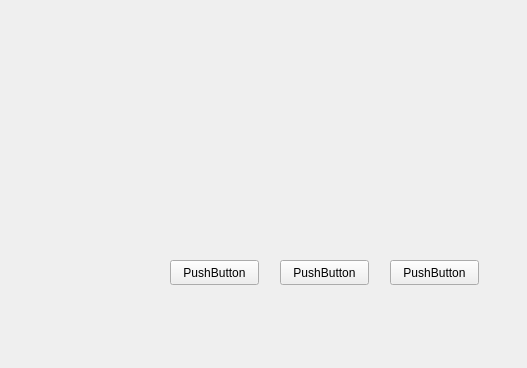
<?xml version="1.0" encoding="UTF-8"?>
<ui version="4.0">
 <class>TestWidge</class>
 <widget class="QWidget" name="TestWidge">
  <property name="geometry">
   <rect>
    <x>0</x>
    <y>0</y>
    <width>527</width>
    <height>368</height>
   </rect>
  </property>
  <property name="windowTitle">
   <string>Form</string>
  </property>
  <widget class="QPushButton" name="pushButton">
   <property name="geometry">
    <rect>
     <x>390</x>
     <y>260</y>
     <width>89</width>
     <height>25</height>
    </rect>
   </property>
   <property name="text">
    <string>PushButton</string>
   </property>
  </widget>
  <widget class="QPushButton" name="pushButton_2">
   <property name="geometry">
    <rect>
     <x>280</x>
     <y>260</y>
     <width>89</width>
     <height>25</height>
    </rect>
   </property>
   <property name="text">
    <string>PushButton</string>
   </property>
  </widget>
  <widget class="QPushButton" name="pushButton_3">
   <property name="geometry">
    <rect>
     <x>170</x>
     <y>260</y>
     <width>89</width>
     <height>25</height>
    </rect>
   </property>
   <property name="text">
    <string>PushButton</string>
   </property>
  </widget>
 </widget>
 <resources/>
 <connections/>
</ui>
